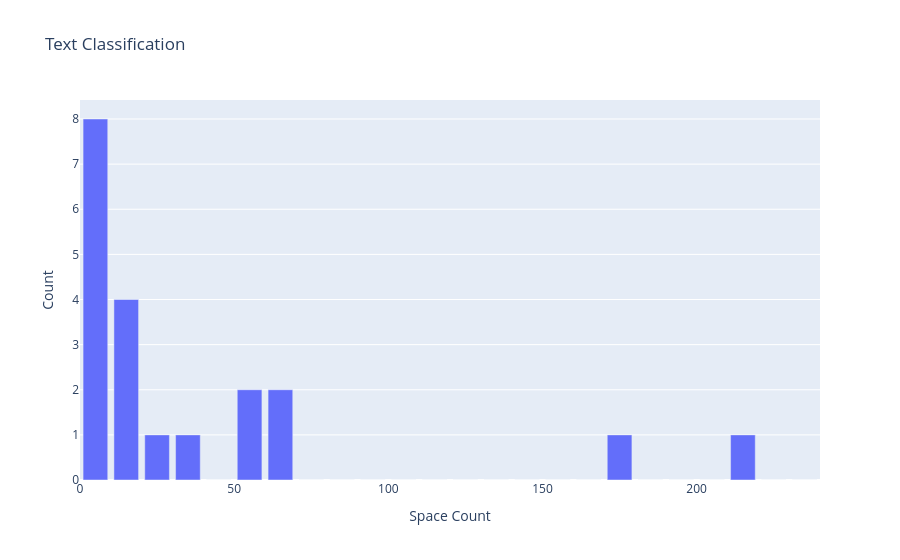

Notebook code for this chart:
### Markdown cell above
### Plot a Histogram to display the distribution of the number of spaces with "Text-Classification" models
#### Result: it is not a bell-shaped curve, so data is not normally distributed

### Code cell
# create the bins to visualize the distribution of the number of space

counts, bins = np.histogram(cla_space_count["count"], bins=range(0, 250, 10))
bins = 0.5 * (bins[: -1] + bins[1: ])

fig = px.bar(
    x=bins, y=counts, labels={"x": "Space Count", "y": "Count"},
    title="Text Classification", height=600
)
fig.show()

### Figure 1 — Plotly figure (JSON) as saved in the notebook; plotly's stock layout.template omitted (floating-point values rounded to 4 significant figures)
{"data": [{"alignmentgroup": "True", "hovertemplate": "Space Count=%{x}<br>Count=%{y}<extra></extra>", "legendgroup": "", "marker": {"color": "#636efa", "pattern": {"shape": ""}}, "name": "", "offsetgroup": "", "orientation": "v", "showlegend": false, "textposition": "auto", "type": "bar", "x": [5, 15, 25, 35, 45, 55, 65, 75, 85, 95, 105, 115, 125, 135, 145, 155, 165, 175, 185, 195, 205, 215, 225, 235], "xaxis": "x", "y": [8, 4, 1, 1, 0, 2, 2, 0, 0, 0, 0, 0, 0, 0, 0, 0, 0, 1, 0, 0, 0, 1, 0, 0], "yaxis": "y"}], "layout": {"autosize": true, "barmode": "relative", "legend": {"tracegroupgap": 0}, "title": {"text": "Text Classification"}, "xaxis": {"anchor": "y", "autorange": true, "domain": [0, 1], "range": [0, 240], "title": {"text": "Space Count"}, "type": "linear"}, "yaxis": {"anchor": "x", "autorange": true, "domain": [0, 1], "range": [0, 8.421], "title": {"text": "Count"}, "type": "linear"}}}
